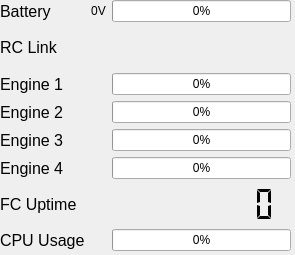
<?xml version="1.0" encoding="UTF-8"?>
<ui version="4.0">
 <class>SystemStatus</class>
 <widget class="QWidget" name="SystemStatus">
  <property name="geometry">
   <rect>
    <x>0</x>
    <y>0</y>
    <width>295</width>
    <height>255</height>
   </rect>
  </property>
  <property name="windowTitle">
   <string>Form</string>
  </property>
  <widget class="QWidget" name="gridLayoutWidget">
   <property name="geometry">
    <rect>
     <x>0</x>
     <y>0</y>
     <width>291</width>
     <height>251</height>
    </rect>
   </property>
   <layout class="QGridLayout" name="gridLayout">
    <item row="0" column="1">
     <widget class="QLabel" name="voltagelbl">
      <property name="text">
       <string>0V</string>
      </property>
      <property name="alignment">
       <set>Qt::AlignCenter</set>
      </property>
     </widget>
    </item>
    <item row="0" column="0">
     <widget class="QLabel" name="label">
      <property name="font">
       <font>
        <pointsize>12</pointsize>
       </font>
      </property>
      <property name="text">
       <string>Battery</string>
      </property>
     </widget>
    </item>
    <item row="0" column="2">
     <widget class="QProgressBar" name="voltageprgbr">
      <property name="value">
       <number>0</number>
      </property>
      <property name="textVisible">
       <bool>true</bool>
      </property>
      <property name="format">
       <string notr="true">%p%</string>
      </property>
     </widget>
    </item>
    <item row="1" column="0">
     <widget class="QLabel" name="label_3">
      <property name="font">
       <font>
        <pointsize>12</pointsize>
       </font>
      </property>
      <property name="text">
       <string>RC Link</string>
      </property>
     </widget>
    </item>
    <item row="2" column="0">
     <widget class="QLabel" name="label_2">
      <property name="font">
       <font>
        <pointsize>12</pointsize>
       </font>
      </property>
      <property name="text">
       <string>Engine 1</string>
      </property>
     </widget>
    </item>
    <item row="2" column="2">
     <widget class="QProgressBar" name="eng1prgbar">
      <property name="value">
       <number>0</number>
      </property>
     </widget>
    </item>
    <item row="4" column="0">
     <widget class="QLabel" name="label_4">
      <property name="font">
       <font>
        <pointsize>12</pointsize>
       </font>
      </property>
      <property name="text">
       <string>Engine 3</string>
      </property>
     </widget>
    </item>
    <item row="3" column="0">
     <widget class="QLabel" name="label_5">
      <property name="font">
       <font>
        <pointsize>12</pointsize>
       </font>
      </property>
      <property name="text">
       <string>Engine 2</string>
      </property>
     </widget>
    </item>
    <item row="3" column="2">
     <widget class="QProgressBar" name="eng2prgbr">
      <property name="value">
       <number>0</number>
      </property>
     </widget>
    </item>
    <item row="4" column="2">
     <widget class="QProgressBar" name="eng3prgbr">
      <property name="value">
       <number>0</number>
      </property>
     </widget>
    </item>
    <item row="5" column="0">
     <widget class="QLabel" name="label_6">
      <property name="font">
       <font>
        <pointsize>12</pointsize>
       </font>
      </property>
      <property name="text">
       <string>Engine 4</string>
      </property>
     </widget>
    </item>
    <item row="5" column="2">
     <widget class="QProgressBar" name="eng4prgbr">
      <property name="value">
       <number>0</number>
      </property>
     </widget>
    </item>
    <item row="7" column="0">
     <widget class="QLabel" name="label_9">
      <property name="font">
       <font>
        <pointsize>12</pointsize>
       </font>
      </property>
      <property name="text">
       <string>FC Uptime</string>
      </property>
     </widget>
    </item>
    <item row="8" column="0">
     <widget class="QLabel" name="label_11">
      <property name="font">
       <font>
        <pointsize>12</pointsize>
       </font>
      </property>
      <property name="text">
       <string>CPU Usage</string>
      </property>
     </widget>
    </item>
    <item row="8" column="2">
     <widget class="QProgressBar" name="fcCPUprgbr">
      <property name="value">
       <number>0</number>
      </property>
     </widget>
    </item>
    <item row="7" column="2">
     <widget class="QLCDNumber" name="fcUptimeLcd_2">
      <property name="layoutDirection">
       <enum>Qt::LeftToRight</enum>
      </property>
      <property name="autoFillBackground">
       <bool>false</bool>
      </property>
      <property name="frameShape">
       <enum>QFrame::NoFrame</enum>
      </property>
      <property name="frameShadow">
       <enum>QFrame::Plain</enum>
      </property>
      <property name="smallDecimalPoint">
       <bool>false</bool>
      </property>
      <property name="numDigits">
       <number>8</number>
      </property>
      <property name="mode">
       <enum>QLCDNumber::Dec</enum>
      </property>
      <property name="segmentStyle">
       <enum>QLCDNumber::Flat</enum>
      </property>
     </widget>
    </item>
   </layout>
  </widget>
 </widget>
 <resources/>
 <connections/>
</ui>
